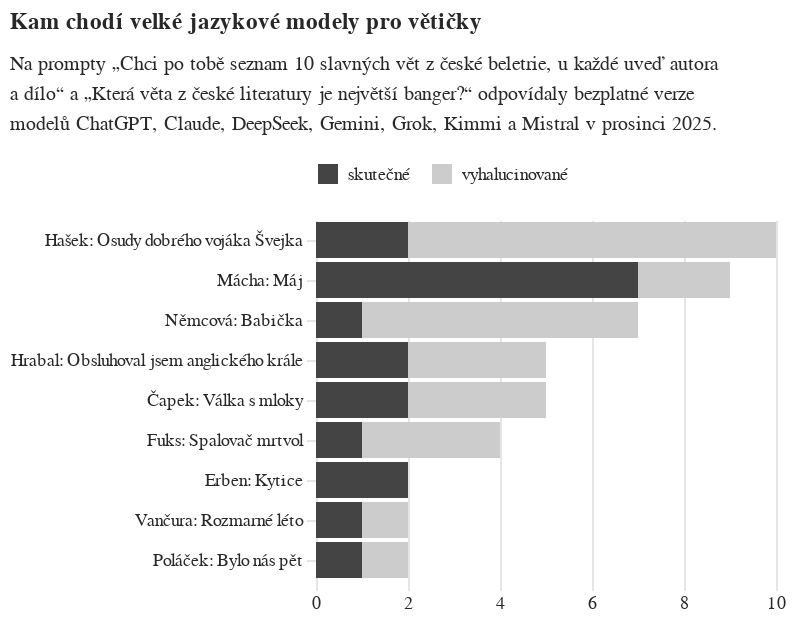

The notebook cell saved with this chart:
### Code cell
graf = alt.Chart(
    do_grafu,
    width=230,
    title=alt.Title(
        "Kam chodí velké jazykové modely pro větičky",
        subtitle=[
            "Na prompty „Chci po tobě seznam 10 slavných vět z české beletrie, u každé uveď autora",
            "a dílo“ a „Která věta z české literatury je největší banger?“ odpovídaly bezplatné verze",
            "modelů ChatGPT, Claude, DeepSeek, Gemini, Grok, Kimmi a Mistral v prosinci 2025."
        ]
    )
).mark_bar(
).encode(
    alt.X("value:Q",title=None,axis=alt.Axis(grid=True, gridColor='#E5E5E5',tickColor='#E5E5E5',labelAlign='center')),
    alt.Y("polozka:N", sort=razeni,title=None,axis=alt.Axis(grid=False, gridColor='#E5E5E5',tickColor='#E5E5E5',labelLimit=500)),
    alt.Color("kolik:N",title=None,scale=alt.Scale(range=['#444','#ccc']),legend=alt.Legend(orient="top"),sort=['skutečné','vyhalucinované']),
    alt.Order("kolik:N", sort="ascending")
).configure_view(
    stroke='transparent'
)

graf

### Figure 1 — Vega-Lite specification as saved in the notebook (floating-point values rounded to 4 significant figures)
{"config": {"title": {"font": "Noticia Text", "fontSize": 11.5, "anchor": "start", "lineHeight": 19, "fontWeight": "bolder", "subtitleFont": "Noticia Text", "subtitleFontSize": 10, "subtitleLineHeight": 15, "subtitlePadding": 10, "dy": -10, "color": "#292829", "subtitleColor": "#292829"}, "axis": {"labelFont": "Asap", "titleFont": "Asap", "fontWeight": "lighter", "titleFontWeight": "lighter", "labelFontSize": 9, "titleFontSize": 9, "labelPadding": 2, "titlePadding": 9, "domainOpacity": 0, "tickColor": "#DCDDD6", "labelColor": "#292829"}, "legend": {"labelFont": "Asap", "labelFontWeight": "normal", "titleFont": "Asap", "titleFontWeight": "normal", "labelFontSize": 9, "titleFontSize": 9, "labelColor": "#292829"}, "view": {"stroke": "transparent"}}, "data": {"name": "data-76c18500425940dc034d7e83d21e18f4"}, "mark": {"type": "bar"}, "encoding": {"color": {"field": "kolik", "legend": {"orient": "top"}, "scale": {"range": ["#444", "#ccc"]}, "sort": ["skutečné", "vyhalucinované"], "title": null, "type": "nominal"}, "order": {"field": "kolik", "sort": "ascending", "type": "nominal"}, "x": {"axis": {"grid": true, "gridColor": "#E5E5E5", "labelAlign": "center", "tickColor": "#E5E5E5"}, "field": "value", "title": null, "type": "quantitative"}, "y": {"axis": {"grid": false, "gridColor": "#E5E5E5", "labelLimit": 500, "tickColor": "#E5E5E5"}, "field": "polozka", "sort": ["Hašek: Osudy dobrého vojáka Švejka", "Mácha: Máj", "Němcová: Babička", "Hrabal: Obsluhoval jsem anglického krále", "Čapek: Válka s mloky", "Fuks: Spalovač mrtvol", "Erben: Kytice", "Vančura: Rozmarné léto", "Poláček: Bylo nás pět", "Hašek: Osudy dobrého vojáka Švejka", "Mácha: Máj", "Němcová: Babička", "Hrabal: Obsluhoval jsem anglického krále", "Čapek: Válka s mloky", "Fuks: Spalovač mrtvol", "Erben: Kytice", "Vančura: Rozmarné léto", "Poláček: Bylo nás pět"], "title": null, "type": "nominal"}}, "title": {"text": "Kam chodí velké jazykové modely pro větičky", "subtitle": ["Na prompty „Chci po tobě seznam 10 slavných vět z české beletrie, u každé uveď autora", "a dílo“ a „Která věta z české literatury je největší banger?“ odpovídaly bezplatné verze", "modelů ChatGPT, Claude, DeepSeek, Gemini, Grok, Kimmi a Mistral v prosinci 2025."]}, "width": 230, "$schema": "https://vega.github.io/schema/vega-lite/v5.8.0.json", "datasets": {"data-76c18500425940dc034d7e83d21e18f4": [{"polozka": "Hašek: Osudy dobrého vojáka Švejka", "kolik": "skutečné", "value": 2}, {"polozka": "Mácha: Máj", "kolik": "skutečné", "value": 7}, {"polozka": "Němcová: Babička", "kolik": "skutečné", "value": 1}, {"polozka": "Hrabal: Obsluhoval jsem anglického krále", "kolik": "skutečné", "value": 2}, {"polozka": "Čapek: Válka s mloky", "kolik": "skutečné", "value": 2}, {"polozka": "Fuks: Spalovač mrtvol", "kolik": "skutečné", "value": 1}, {"polozka": "Erben: Kytice", "kolik": "skutečné", "value": 2}, {"polozka": "Vančura: Rozmarné léto", "kolik": "skutečné", "value": 1}, {"polozka": "Poláček: Bylo nás pět", "kolik": "skutečné", "value": 1}, {"polozka": "Hašek: Osudy dobrého vojáka Švejka", "kolik": "vyhalucinované", "value": 8}, {"polozka": "Mácha: Máj", "kolik": "vyhalucinované", "value": 2}, {"polozka": "Němcová: Babička", "kolik": "vyhalucinované", "value": 6}, {"polozka": "Hrabal: Obsluhoval jsem anglického krále", "kolik": "vyhalucinované", "value": 3}, {"polozka": "Čapek: Válka s mloky", "kolik": "vyhalucinované", "value": 3}, {"polozka": "Fuks: Spalovač mrtvol", "kolik": "vyhalucinované", "value": 3}, {"polozka": "Erben: Kytice", "kolik": "vyhalucinované", "value": 0}, {"polozka": "Vančura: Rozmarné léto", "kolik": "vyhalucinované", "value": 1}, {"polozka": "Poláček: Bylo nás pět", "kolik": "vyhalucinované", "value": 1}]}}
